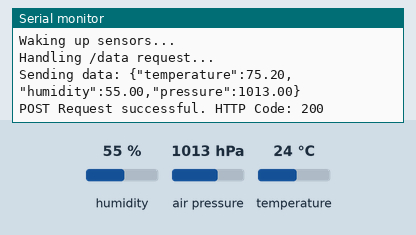
This sketch was run on a simulated ESP32. On the bench: the last lines printed to the serial monitor. The test bench sets the inputs (shaded band); at power-on: humidity 55 %, air pressure 1013 hPa, temperature 24 °C. WiFi joins after 1.5 s; servers stay silent unless stated; uploads are accepted with an empty reply.

Above: at 2.7 s.
2.8 s: humidity set to 22 %
At 2.89 s:
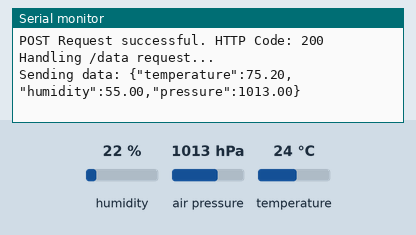
4.5 s: air pressure set to 952 hPa
At 6.0 s:
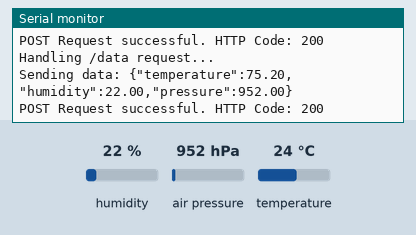
6.2 s: temperature set to 12 °C
At 7.3 s:
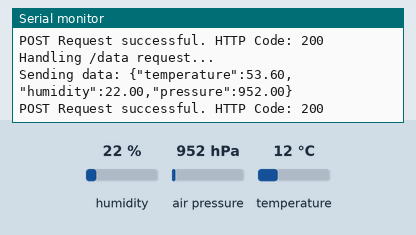

The sketch:

BME_SHTC3_ESP32_weather_station.ino
```cpp
#include "SparkFun_SHTC3.h"
#include <Wire.h>
#include <Adafruit_BME280.h>
#include <WebServer.h>
#include <WiFi.h>
#include "esp_sleep.h"
#include <HTTPClient.h>

// Network credentials
const char* ssid = "WifiNetwork92";
const char* password = "*Password_here*";

// Sensors and Web Server
SHTC3 shtc3;
Adafruit_BME280 bme;
WebServer server(80);
TwoWire I2CBME = TwoWire(1);

const float elevation = 59.0; // Elevation for sea-level pressure calculation

// Constants for sleep and active duration (in microseconds)
const uint64_t SLEEP_DURATION = 15 * 60 * 1000000ULL; // 15 minutes
const unsigned long ACTIVE_DURATION = 20000;           // 20 seconds (in milliseconds)

void setup() {
  Serial.begin(115200);
  WiFi.begin(ssid, password);

  // Wait for Wi-Fi connection
  Serial.print("Connecting to WiFi...");
  while (WiFi.status() != WL_CONNECTED) {
    delay(500);
    Serial.print(".");
  }
  Serial.printf("\nConnected to Wi-Fi\nIP address: %s\n", WiFi.localIP().toString().c_str());

  // Initialize sensors
  Wire.begin(10, 9);
  I2CBME.begin(14, 13);

  if (shtc3.begin() != SHTC3_Status_Nominal) {
    Serial.println("SHTC3 initialization failed!");
    enterDeepSleep();  // Sleep if initialization fails
  } else {
    Serial.println("SHTC3 initialization successful.");
  }

  if (!bme.begin(0x76, &I2CBME)) {
    Serial.println("BME280 not found!");
    enterDeepSleep();  // If the sensor fails, go to deep sleep immediately
  } else {
    Serial.println("BME280 initialization successful.");
  }

  // Setup web server routes
  server.on("/", handleRoot);
  server.on("/data", handleData);
  server.begin();

  // Log wakeup reason
  printWakeupReason();
}

void loop() {
  unsigned long startMillis = millis();

  // Serve sensor data for the defined active duration (20 seconds)
  while (millis() - startMillis < ACTIVE_DURATION) {
    server.handleClient(); // Handle web requests
    shtc3.update();      // Update SHTC3 sensor data
    handleData();
    delay(1000);           // Sample delay for stable readings
  }

  // Put sensors to sleep and enter deep sleep
  Serial.println("Putting sensors to sleep...");
  shtc3.sleep();  // Put SHTC3 to sleep
  setBME280ForcedMode();  // Put BME280 in forced mode

  enterDeepSleep();  // ESP32 enters deep sleep
}

void enterDeepSleep() {
  Serial.println("Entering deep sleep for 15 minutes...");
  esp_sleep_enable_timer_wakeup(SLEEP_DURATION);
  esp_deep_sleep_start();
}

void handleRoot() {
  server.sendHeader("Access-Control-Allow-Origin", "*");
  server.send(200, "text/html",
    "<html><body><h1>BME280 Sensor Data</h1><p>Use /data for JSON.</p></body></html>");
}

void handleData() {
  Serial.println("Handling /data request...");

  float shtc3Temp = shtc3.toDegF();
  float humidity = shtc3.toPercent();

  // Trigger a single forced mode measurement
  bme.takeForcedMeasurement();
  float pressure = bme.readPressure() / 100.0F;

  // Create the JSON payload to send to the Flask server
  String payload = "{\"temperature\":" + String(shtc3Temp) +
                    ",\"humidity\":" + String(humidity) +
                    ",\"pressure\":" + String(pressure) + "}";
  Serial.print("Sending data: ");
  Serial.println(payload);

  // Send the POST request to the Flask API
  HTTPClient http;
  http.begin("http://192.168.0.18:5000/api/data");  // Replace with your Flask server's IP
  http.addHeader("Content-Type", "application/json");

  int httpCode = http.POST(payload);  // Send the POST request

  if (httpCode > 0) {
    Serial.printf("POST Request successful. HTTP Code: %d\n", httpCode);
  } else {
    Serial.printf("POST Request failed. Error: %s\n", http.errorToString(httpCode).c_str());
  }

  http.end();  // Close the HTTP connection
}

void printWakeupReason() {
  esp_sleep_wakeup_cause_t wakeupReason = esp_sleep_get_wakeup_cause();
  switch (wakeupReason) {
    case ESP_SLEEP_WAKEUP_TIMER:
      Serial.println("Wakeup caused by timer");
      break;
    default:
      Serial.println("Wakeup not caused by timer");
      break;
  }

  // Wake up sensors after deep sleep
  Serial.println("Waking up sensors...");
  shtc3.wake();  // Wake SHTC3
  bme.begin(0x76, &I2CBME);  // Reinitialize BME280
}

float celsiusToFahrenheit(float tempC) {
  return (tempC * 9.0 / 5.0) + 32.0;
}

float calculateSeaLevelPressure(float pressure, float elevation) {
  return pressure / pow(1.0 - (elevation / 44330.0), 5.255);
}

// Function to set BME280 in forced mode to minimize power consumption
void setBME280ForcedMode() {
  bme.setSampling(Adafruit_BME280::MODE_FORCED,
                  Adafruit_BME280::SAMPLING_X1,  // Temperature sampling
                  Adafruit_BME280::SAMPLING_X1,  // Pressure sampling
                  Adafruit_BME280::SAMPLING_X1,  // Humidity sampling
                  Adafruit_BME280::FILTER_OFF);  // No filtering
}
```

Measured:
- after the input at 4.5 s, the serial monitor: prints a new line after 0.66 s (image 2)
- after the input at 6.2 s, the serial monitor: prints a new line after 0.17 s (image 3)
